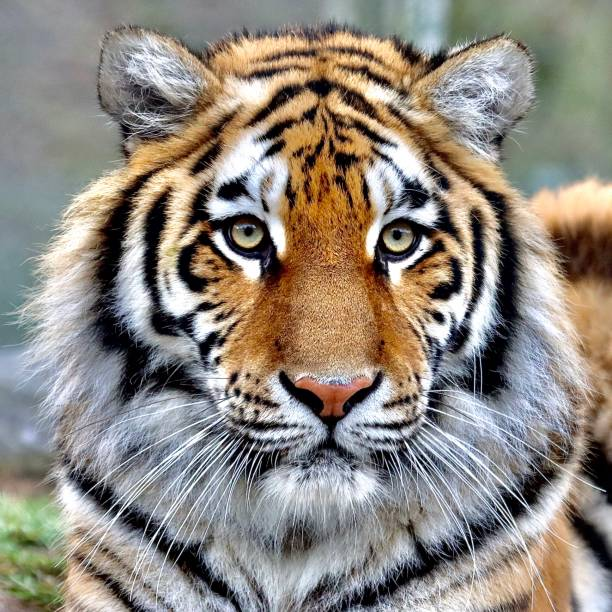
#> input picture Images/tiger.jpg, 612 x 612 px, found by its file name
$ jupyter execute 'Pencil Sketch - 2.ipynb'   (shell and % lines are left out)
#> lines starting #> are read from the running program, lines starting #| are printed output that depends on the picture
# Importing the Libraries

[cell 1]
import cv2 # pip install opencv-python
import matplotlib.pyplot as plt # pip install matplotlib

[cell 2]
def show(title, img, cmap = 'RdBu'):
    plt.imshow(img, cmap = cmap)
    plt.title(title)

# Image Loading

[cell 3]
image = plt.imread("C:/Project/Image to Pencil Sketch/tiger.jpg")
#> image is the input picture: shape (612, 612, 3); mean R, G, B 143.3, 135.8, 126.8
show("Tiger", image, 'RdBu')

# Converting the Input Image into Grayscale Image

[cell 4]
grayscale_image = cv2.cvtColor(image, cv2.COLOR_RGB2GRAY)
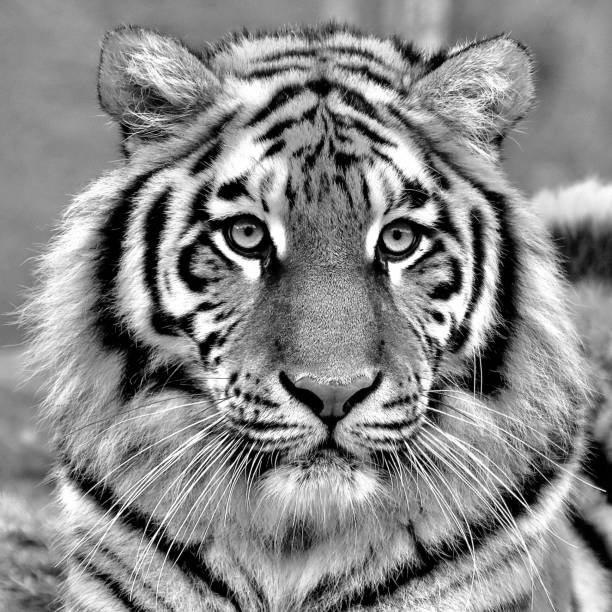
#> grayscale_image: shape (612, 612); min 0, max 255, mean 137
show("Gray Image", grayscale_image, 'gray')

# Inverting the Grayscale Image

[cell 5]
inverted_image = 255 - (grayscale_image)
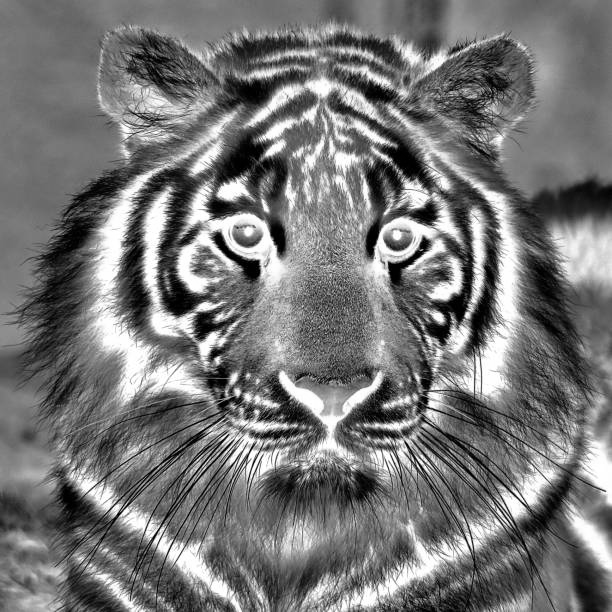
#> inverted_image: shape (612, 612); min 0, max 255, mean 118
show("Inverted Image", inverted_image, 'gray')

# Blurring the Inverted Image

[cell 6]
blurred_image = cv2.GaussianBlur(inverted_image, (21, 21), 0)
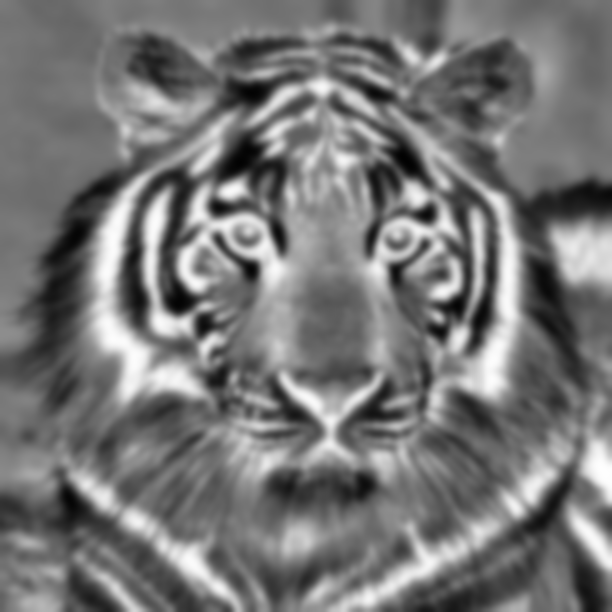
#> blurred_image: shape (612, 612); min 2, max 254, mean 118
show("Blurred Image", blurred_image, 'gray')

# Converting the Blurred Image into Pencil Sketch

[cell 7]
inverted_blurred = 255 - (blurred_image)
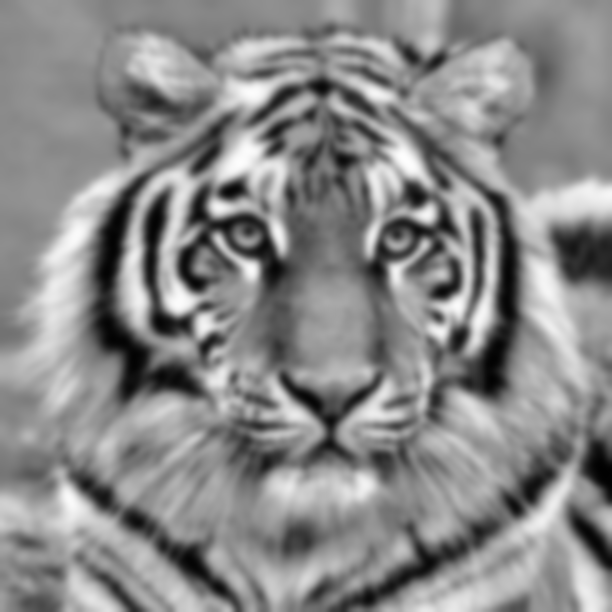
#> inverted_blurred: shape (612, 612); min 1, max 253, mean 137
pencil_sketch = cv2.divide(grayscale_image, inverted_blurred, scale = 256.0)
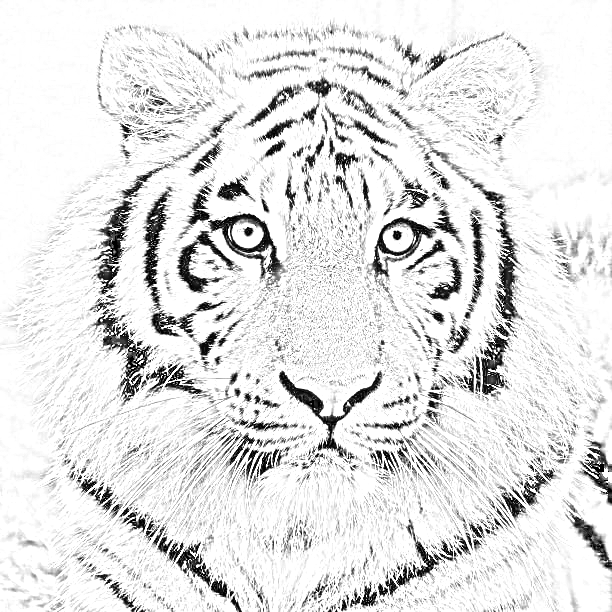
#> pencil_sketch: shape (612, 612); min 0, max 255, mean 226.5
show("Pencil Sketch", pencil_sketch, 'gray')

$ run again, with Images/lion.jpg copied over Images/tiger.jpg
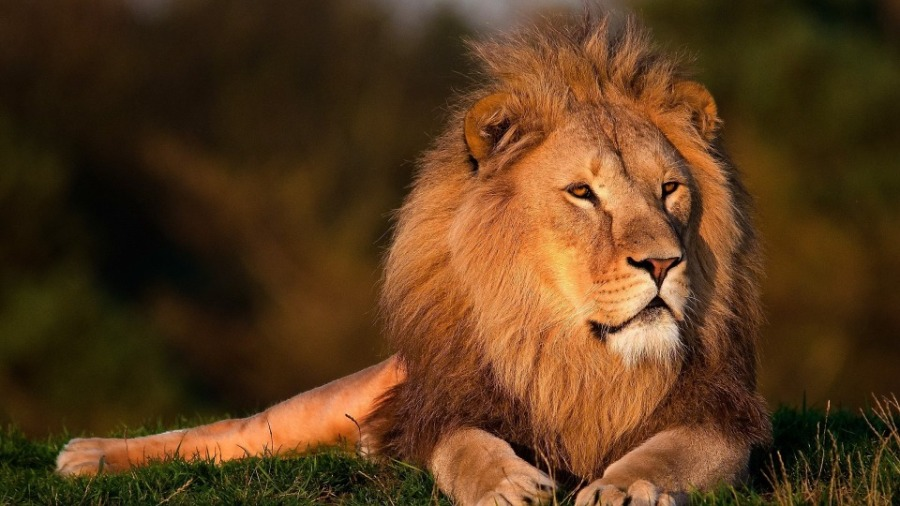
#> input picture Images/lion.jpg, 900 x 506 px, found by its file name
#> image is the input picture: shape (506, 900, 3); mean R, G, B 89, 58, 27.8
#> `inverted_blurred = 255 - (blurred_image)`:
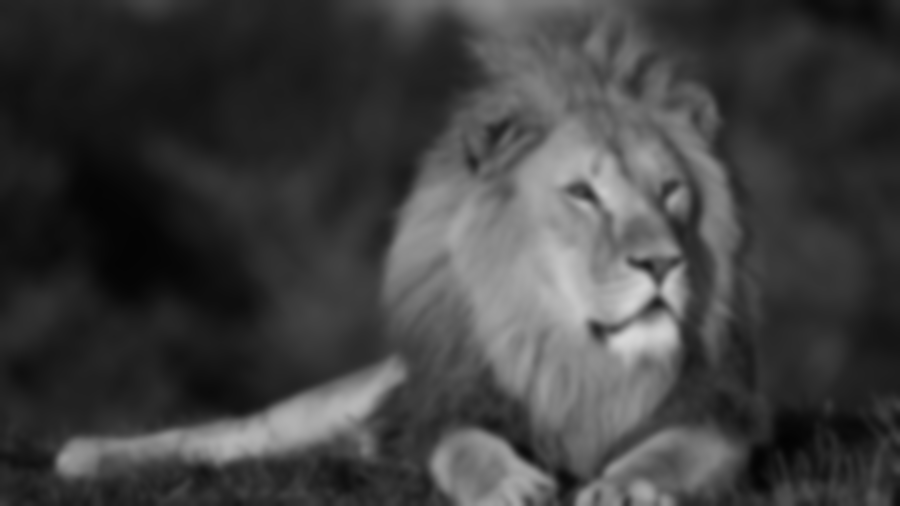
#> inverted_blurred: shape (506, 900); min 3, max 215, mean 63.8
#> `pencil_sketch = cv2.divide(grayscale_image, inverted_blurred, scale = ..`:
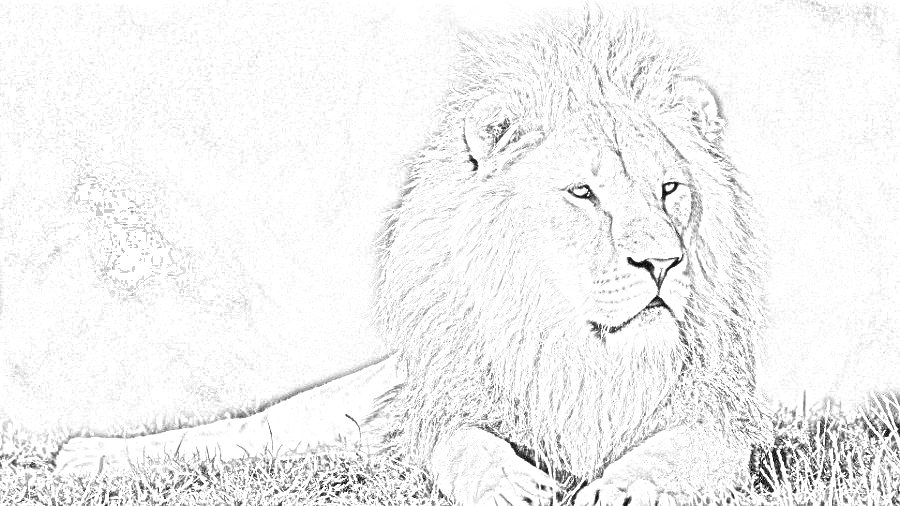
#> pencil_sketch: shape (506, 900); min 0, max 255, mean 242.6
